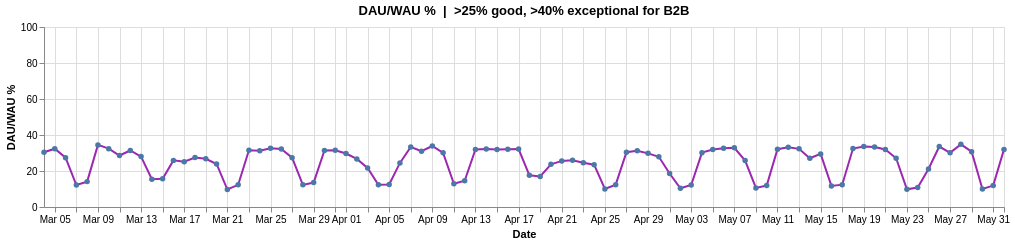

Vega-Lite specification stored for this chart:
### Vega-Lite specification from a JSON file in a GitHub repository (floating-point values rounded to 4 significant figures)
{"$schema": "https://vega.github.io/schema/vega-lite/v5.20.1.json", "config": {"view": {"continuousHeight": 300, "continuousWidth": 300}}, "data": {"name": "data-f1c4aa46ecf8d0bde2d1cf3fa2205370"}, "datasets": {"data-f1c4aa46ecf8d0bde2d1cf3fa2205370": [{"date": "2026-03-04T00:00:00", "dau": 498, "dau_wau": 30.4, "label": "Mar 04", "wau": 1636}, {"date": "2026-03-05T00:00:00", "dau": 543, "dau_wau": 32.4, "label": "Mar 05", "wau": 1675}, {"date": "2026-03-06T00:00:00", "dau": 467, "dau_wau": 27.4, "label": "Mar 06", "wau": 1702}, {"date": "2026-03-07T00:00:00", "dau": 207, "dau_wau": 12.2, "label": "Mar 07", "wau": 1700}, {"date": "2026-03-08T00:00:00", "dau": 242, "dau_wau": 14.1, "label": "Mar 08", "wau": 1716}, {"date": "2026-03-09T00:00:00", "dau": 622, "dau_wau": 34.5, "label": "Mar 09", "wau": 1801}, {"date": "2026-03-10T00:00:00", "dau": 609, "dau_wau": 32.4, "label": "Mar 10", "wau": 1881}, {"date": "2026-03-11T00:00:00", "dau": 532, "dau_wau": 28.6, "label": "Mar 11", "wau": 1860}, {"date": "2026-03-12T00:00:00", "dau": 584, "dau_wau": 31.4, "label": "Mar 12", "wau": 1859}, {"date": "2026-03-13T00:00:00", "dau": 536, "dau_wau": 28.0, "label": "Mar 13", "wau": 1917}, {"date": "2026-03-14T00:00:00", "dau": 302, "dau_wau": 15.4, "label": "Mar 14", "wau": 1965}, {"date": "2026-03-15T00:00:00", "dau": 314, "dau_wau": 15.7, "label": "Mar 15", "wau": 2005}, {"date": "2026-03-16T00:00:00", "dau": 502, "dau_wau": 25.9, "label": "Mar 16", "wau": 1941}, {"date": "2026-03-17T00:00:00", "dau": 471, "dau_wau": 25.2, "label": "Mar 17", "wau": 1868}, {"date": "2026-03-18T00:00:00", "dau": 514, "dau_wau": 27.5, "label": "Mar 18", "wau": 1868}, {"date": "2026-03-19T00:00:00", "dau": 485, "dau_wau": 26.8, "label": "Mar 19", "wau": 1808}, {"date": "2026-03-20T00:00:00", "dau": 419, "dau_wau": 23.9, "label": "Mar 20", "wau": 1753}, {"date": "2026-03-21T00:00:00", "dau": 163, "dau_wau": 9.7, "label": "Mar 21", "wau": 1673}, {"date": "2026-03-22T00:00:00", "dau": 192, "dau_wau": 12.3, "label": "Mar 22", "wau": 1564}, {"date": "2026-03-23T00:00:00", "dau": 490, "dau_wau": 31.5, "label": "Mar 23", "wau": 1556}, {"date": "2026-03-24T00:00:00", "dau": 493, "dau_wau": 31.3, "label": "Mar 24", "wau": 1574}, {"date": "2026-03-25T00:00:00", "dau": 522, "dau_wau": 32.6, "label": "Mar 25", "wau": 1599}, {"date": "2026-03-26T00:00:00", "dau": 519, "dau_wau": 32.2, "label": "Mar 26", "wau": 1610}, {"date": "2026-03-27T00:00:00", "dau": 436, "dau_wau": 27.4, "label": "Mar 27", "wau": 1593}, {"date": "2026-03-28T00:00:00", "dau": 200, "dau_wau": 12.3, "label": "Mar 28", "wau": 1620}, {"date": "2026-03-29T00:00:00", "dau": 224, "dau_wau": 13.6, "label": "Mar 29", "wau": 1645}, {"date": "2026-03-30T00:00:00", "dau": 523, "dau_wau": 31.4, "label": "Mar 30", "wau": 1663}, {"date": "2026-03-31T00:00:00", "dau": 537, "dau_wau": 31.5, "label": "Mar 31", "wau": 1706}, {"date": "2026-04-01T00:00:00", "dau": 502, "dau_wau": 29.7, "label": "Apr 01", "wau": 1692}, {"date": "2026-04-02T00:00:00", "dau": 450, "dau_wau": 26.7, "label": "Apr 02", "wau": 1683}, {"date": "2026-04-03T00:00:00", "dau": 358, "dau_wau": 21.7, "label": "Apr 03", "wau": 1647}, {"date": "2026-04-04T00:00:00", "dau": 204, "dau_wau": 12.4, "label": "Apr 04", "wau": 1639}, {"date": "2026-04-05T00:00:00", "dau": 207, "dau_wau": 12.5, "label": "Apr 05", "wau": 1651}, {"date": "2026-04-06T00:00:00", "dau": 392, "dau_wau": 24.5, "label": "Apr 06", "wau": 1603}, {"date": "2026-04-07T00:00:00", "dau": 534, "dau_wau": 33.3, "label": "Apr 07", "wau": 1602}, {"date": "2026-04-08T00:00:00", "dau": 488, "dau_wau": 31.0, "label": "Apr 08", "wau": 1575}, {"date": "2026-04-09T00:00:00", "dau": 552, "dau_wau": 33.9, "label": "Apr 09", "wau": 1630}, {"date": "2026-04-10T00:00:00", "dau": 517, "dau_wau": 30.1, "label": "Apr 10", "wau": 1718}, {"date": "2026-04-11T00:00:00", "dau": 223, "dau_wau": 12.9, "label": "Apr 11", "wau": 1723}, {"date": "2026-04-12T00:00:00", "dau": 258, "dau_wau": 14.6, "label": "Apr 12", "wau": 1767}, {"date": "2026-04-13T00:00:00", "dau": 597, "dau_wau": 32.0, "label": "Apr 13", "wau": 1863}, {"date": "2026-04-14T00:00:00", "dau": 613, "dau_wau": 32.2, "label": "Apr 14", "wau": 1902}, {"date": "2026-04-15T00:00:00", "dau": 630, "dau_wau": 31.9, "label": "Apr 15", "wau": 1973}, {"date": "2026-04-16T00:00:00", "dau": 640, "dau_wau": 32.1, "label": "Apr 16", "wau": 1995}, {"date": "2026-04-17T00:00:00", "dau": 667, "dau_wau": 32.2, "label": "Apr 17", "wau": 2071}, {"date": "2026-04-18T00:00:00", "dau": 383, "dau_wau": 17.6, "label": "Apr 18", "wau": 2174}, {"date": "2026-04-19T00:00:00", "dau": 384, "dau_wau": 17.0, "label": "Apr 19", "wau": 2256}, {"date": "2026-04-20T00:00:00", "dau": 526, "dau_wau": 23.7, "label": "Apr 20", "wau": 2218}, {"date": "2026-04-21T00:00:00", "dau": 563, "dau_wau": 25.6, "label": "Apr 21", "wau": 2197}, {"date": "2026-04-22T00:00:00", "dau": 569, "dau_wau": 26.0, "label": "Apr 22", "wau": 2185}, {"date": "2026-04-23T00:00:00", "dau": 525, "dau_wau": 24.6, "label": "Apr 23", "wau": 2132}, {"date": "2026-04-24T00:00:00", "dau": 474, "dau_wau": 23.5, "label": "Apr 24", "wau": 2017}, {"date": "2026-04-25T00:00:00", "dau": 191, "dau_wau": 10.0, "label": "Apr 25", "wau": 1902}, {"date": "2026-04-26T00:00:00", "dau": 214, "dau_wau": 12.4, "label": "Apr 26", "wau": 1722}, {"date": "2026-04-27T00:00:00", "dau": 536, "dau_wau": 30.4, "label": "Apr 27", "wau": 1762}, {"date": "2026-04-28T00:00:00", "dau": 552, "dau_wau": 31.2, "label": "Apr 28", "wau": 1767}, {"date": "2026-04-29T00:00:00", "dau": 523, "dau_wau": 29.8, "label": "Apr 29", "wau": 1755}, {"date": "2026-04-30T00:00:00", "dau": 487, "dau_wau": 27.9, "label": "Apr 30", "wau": 1744}, {"date": "2026-05-01T00:00:00", "dau": 312, "dau_wau": 18.6, "label": "May 01", "wau": 1675}, {"date": "2026-05-02T00:00:00", "dau": 175, "dau_wau": 10.4, "label": "May 02", "wau": 1679}, {"date": "2026-05-03T00:00:00", "dau": 206, "dau_wau": 12.2, "label": "May 03", "wau": 1684}, {"date": "2026-05-04T00:00:00", "dau": 502, "dau_wau": 30.2, "label": "May 04", "wau": 1661}, {"date": "2026-05-05T00:00:00", "dau": 522, "dau_wau": 31.9, "label": "May 05", "wau": 1634}, {"date": "2026-05-06T00:00:00", "dau": 522, "dau_wau": 32.6, "label": "May 06", "wau": 1600}, {"date": "2026-05-07T00:00:00", "dau": 530, "dau_wau": 32.9, "label": "May 07", "wau": 1611}, {"date": "2026-05-08T00:00:00", "dau": 423, "dau_wau": 25.8, "label": "May 08", "wau": 1637}, {"date": "2026-05-09T00:00:00", "dau": 173, "dau_wau": 10.6, "label": "May 09", "wau": 1633}, {"date": "2026-05-10T00:00:00", "dau": 193, "dau_wau": 11.9, "label": "May 10", "wau": 1618}, {"date": "2026-05-11T00:00:00", "dau": 532, "dau_wau": 32.1, "label": "May 11", "wau": 1655}, {"date": "2026-05-12T00:00:00", "dau": 558, "dau_wau": 33.2, "label": "May 12", "wau": 1679}, {"date": "2026-05-13T00:00:00", "dau": 537, "dau_wau": 32.3, "label": "May 13", "wau": 1665}, {"date": "2026-05-14T00:00:00", "dau": 443, "dau_wau": 27.1, "label": "May 14", "wau": 1634}, {"date": "2026-05-15T00:00:00", "dau": 487, "dau_wau": 29.5, "label": "May 15", "wau": 1653}, {"date": "2026-05-16T00:00:00", "dau": 195, "dau_wau": 11.7, "label": "May 16", "wau": 1668}, {"date": "2026-05-17T00:00:00", "dau": 204, "dau_wau": 12.4, "label": "May 17", "wau": 1651}, {"date": "2026-05-18T00:00:00", "dau": 546, "dau_wau": 32.5, "label": "May 18", "wau": 1681}, {"date": "2026-05-19T00:00:00", "dau": 562, "dau_wau": 33.6, "label": "May 19", "wau": 1674}, {"date": "2026-05-20T00:00:00", "dau": 566, "dau_wau": 33.3, "label": "May 20", "wau": 1698}, {"date": "2026-05-21T00:00:00", "dau": 565, "dau_wau": 32.0, "label": "May 21", "wau": 1764}, {"date": "2026-05-22T00:00:00", "dau": 473, "dau_wau": 27.1, "label": "May 22", "wau": 1743}, {"date": "2026-05-23T00:00:00", "dau": 170, "dau_wau": 9.8, "label": "May 23", "wau": 1738}, {"date": "2026-05-24T00:00:00", "dau": 187, "dau_wau": 10.8, "label": "May 24", "wau": 1724}, {"date": "2026-05-25T00:00:00", "dau": 349, "dau_wau": 21.1, "label": "May 25", "wau": 1656}, {"date": "2026-05-26T00:00:00", "dau": 545, "dau_wau": 33.6, "label": "May 26", "wau": 1620}, {"date": "2026-05-27T00:00:00", "dau": 476, "dau_wau": 30.1, "label": "May 27", "wau": 1583}, {"date": "2026-05-28T00:00:00", "dau": 546, "dau_wau": 34.8, "label": "May 28", "wau": 1569}, {"date": "2026-05-29T00:00:00", "dau": 476, "dau_wau": 30.7, "label": "May 29", "wau": 1551}, {"date": "2026-05-30T00:00:00", "dau": 155, "dau_wau": 10.0, "label": "May 30", "wau": 1555}, {"date": "2026-05-31T00:00:00", "dau": 184, "dau_wau": 11.9, "label": "May 31", "wau": 1545}, {"date": "2026-06-01T00:00:00", "dau": 506, "dau_wau": 32.0, "label": "Jun 01", "wau": 1582}]}, "encoding": {"tooltip": [{"field": "date", "format": "%b %d", "title": "Date", "type": "temporal"}, {"field": "dau_wau", "format": ".1f", "title": "DAU/WAU %", "type": "quantitative"}, {"field": "dau", "format": ".0f", "title": "DAU", "type": "quantitative"}, {"field": "wau", "title": "Rolling 7-Day WAU", "type": "quantitative"}], "x": {"axis": {"format": "%b %d"}, "field": "date", "title": "Date", "type": "temporal"}, "y": {"field": "dau_wau", "scale": {"domain": [0, 100]}, "title": "DAU/WAU %", "type": "quantitative"}}, "height": 180, "mark": {"color": "#9C27B0", "point": true, "strokeWidth": 2, "type": "line"}, "title": "DAU/WAU %  |  >25% good, >40% exceptional for B2B", "usermeta": {"embedOptions": {}}, "width": 960}
